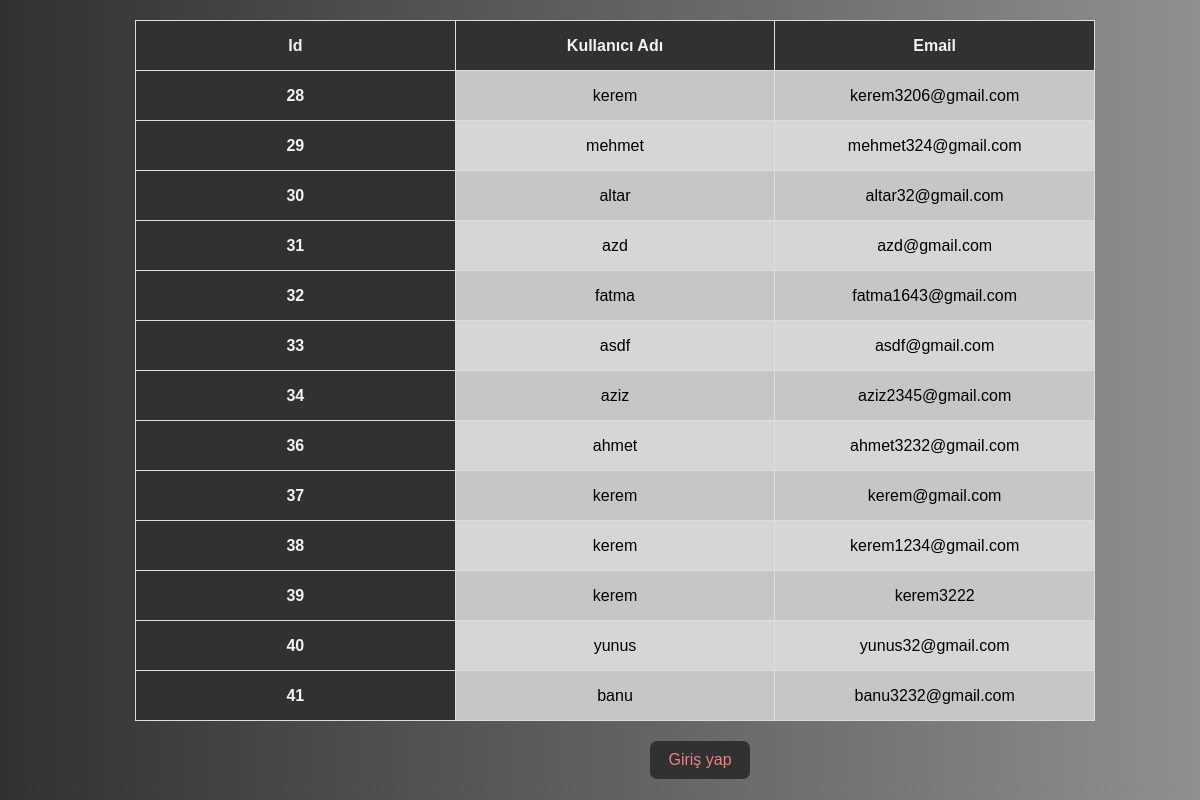
Page /proje/test.php on the committed database.
### tables this page shows
CREATE TABLE `users` (
  `id` int(11) NOT NULL,
  `full_name` varchar(128) NOT NULL,
  `email` varchar(255) NOT NULL,
  `password` varchar(255) NOT NULL
);

### proje/test.php (the view, shortened to what this page needs)
<!DOCTYPE html>
<html lang=>
<head>
</head>
<body>
    <div class="tablo">
    <table>
        <tr>
            <th>Id</th>
            <th>Kullanıcı Adı</th>
            <th>Email</th>
        </tr>
    </div>
        <?php
$hostName = "localhost";
$dbUser = "root";
$dbPassword = "";
$dbName = "login_register";
$conn = mysqli_connect($hostName, $dbUser, $dbPassword, $dbName);
$sql = "SELECT * FROM users";
$result = mysqli_query($conn, $sql);
while ($row = mysqli_fetch_array($result)) {
    $id = $row["id"];
    $fullname = $row["full_name"];
    $email = $row["email"];
    echo "<tr>
            <th scope='row'>$id</th>
            <td>$fullname</td>
            <td>$email</td>
          </tr>";
}
?>
    <div><p><a href="login.php">Giriş yap</a></p></div>
</body>
</html>

### proje/test.php (style rules this page uses)
* { margin: 0; padding: 0; box-sizing: border-box; font-family: Arial, Helvetica, sans-serif; }
body { background: linear-gradient(to right, #313131, #8f8f8f); background-size: cover; font-family: "Arial", Helvetica, sans-serif; }
.tablo table { margin-top: 20px; margin-left: 135px; width: 80%; border-collapse: collapse; table-layout: fixed; border-color: #313131; border-width: 0px; }
.tablo th,.tablo td { width: 20%; height: 50px; text-align: center; vertical-align: middle; border: 1px solid #ddd; padding: 5px; box-sizing: border-box; overflow: hidden; white-space: nowrap; }
.tablo th { background-color: #313131; color: #f2f2f2; }
tr:nth-child(even) { background-color: #c6c6c6; }
tr:nth-child(odd) { background-color: #d7d5d5; }
p { text-align: center; border: none; color: #c6c6c6; margin: 10px; margin-top: 20px; background-color: #313131; padding: 10px; border-radius: 7px; width: 100px; margin-left: 650px; }
p a { color: #f08282; text-decoration: none; }

### rows in the picture
users: id "28", full_name "kerem", email "kerem3206@gmail.com"
users: id "29", full_name "mehmet", email "mehmet324@gmail.com"
users: id "30", full_name "altar", email "altar32@gmail.com"
users: id "31", full_name "azd", email "azd@gmail.com"
users: id "32", full_name "fatma", email "fatma1643@gmail.com"
users: id "33", full_name "asdf", email "asdf@gmail.com"
users: id "34", full_name "aziz", email "aziz2345@gmail.com"
users: id "36", full_name "ahmet", email "ahmet3232@gmail.com"
users: id "37", full_name "kerem", email "kerem@gmail.com"
users: id "38", full_name "kerem", email "kerem1234@gmail.com"
users: id "39", full_name "kerem", email "kerem3222"
users: id "40", full_name "yunus", email "yunus32@gmail.com"
users: id "41", full_name "banu", email "banu3232@gmail.com"
